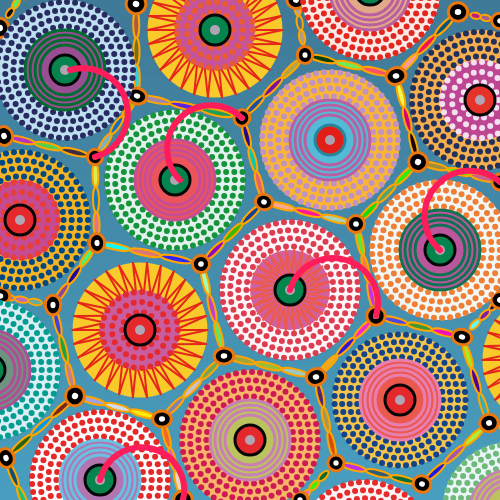
Frame 1 (no input)
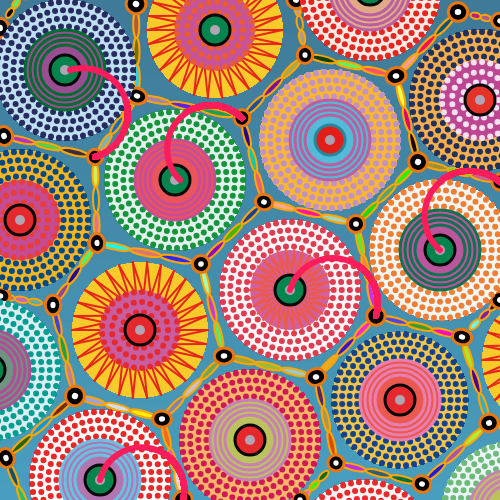
Frame 60 (no input)
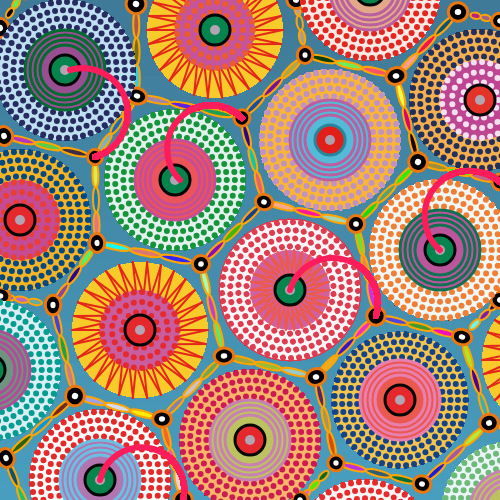
Frame 120 (the mouse pressed at the canvas centre since frame 60)

The p5.js sketch that drew these frames (run headless with seeded random() and noise() and a simulated clock; from frame 60 on, the mouse is pressed at the canvas centre):

// p5.js sketch
// ── sketch.js

let circles = []; 
const points = [
    [4, 136], [95, 157], [137, 96], [136, 4], [97, 243], [242, 118],
    [264, 202], [305, 55], [356, 224], [201, 264], [53, 305], [75, 396],
    [0, 296], [162, 419], [183, 500], [224, 356], [316, 377], [336, 463],
    [422, 484], [489, 423], [540, 440], [462, 337], [376, 316], [500, 300],
    [418, 162], [396, 76], [458, 12], [500, 21], [296, 0], [500, 182],
    [0, 28], [25, -10], [6, 458], [40, 540], [300, 500]
  ];
  

// Class for circles with dot
class DotCircle {
  constructor(x, y, outerDiameter, innerDiameter, numCircles, dotColor, fillColor) {
    this.x = x; 
    this.y = y; 
    this.outerDiameter = outerDiameter; 
    this.innerDiameter = innerDiameter; 
    this.numCircles = numCircles; 
    this.dotColor = dotColor; 
    this.fillColor = fillColor; 
    this.diameterStep = (outerDiameter - innerDiameter) / (numCircles - 1);
    this.angle = 0; // Initial angle
    let isRotating = false; // Control of rotational state
  }
  display() {
    if (this.isRotating) {
      this.angle += 0.02; // If the rotation state is true, the angle is increased
    }

    push();
    translate(this.x, this.y);
    rotate(this.angle);

    // Draw the filled main circle in the background
    noStroke(); // No border for the filled circle
    fill(this.fillColor); // Set fill color for the main circle
    circle(0, 0, this.outerDiameter); // Draw the main circle with full diameter

    // Draw each concentric circle with dashed style
    for (let i = 0; i < this.numCircles; i++) {
      // Calculate the current diameter based on the step size
      let currentDiameter = (this.outerDiameter - 4) - i * this.diameterStep;
      // Call the function to draw a dashed circle at this diameter
      this.drawDashedCircle(0, 0, currentDiameter, 6, this.dotColor, 2); 
    }
    pop();
  }

  drawDashedCircle(x, y, diameter, dotSize, lineColor, spacing) {
   // Set the color of the dots for the dashed line
    stroke(lineColor);
    noFill(); // Only dots, no fill color for the circle area

    // Calculate radius and circumference for the current circle
    let radius = diameter / 2;
    let circumference = TWO_PI * radius;

    // Determine the number of dots to fit around the circle with spacing
    let numDots = floor(circumference / (dotSize + spacing));

    // Draw each dot in the dashed circle
    for (let i = 0; i < numDots; i++) {
      // Calculate the angle for each dot's position around the circle
      let angle = map(i, 0, numDots, 0, TWO_PI);
      // Calculate the X and Y position of each dot based on the angle
      let xDot = x + radius * cos(angle);
      let yDot = y + radius * sin(angle);

      fill(lineColor); // Set fill color for the dot
      noStroke(); // No outline for individual dots
      circle(xDot, yDot, dotSize); // Draw the dot at calculated position
    }
  }

// Toggle the rotation state
toggleRotation() {
  this.isRotating = !this.isRotating;
}

// Check if the mouse is over this DotCircle
isMouseOver(px, py) {
  const distance = dist(px, py, this.x, this.y);
  return distance < this.outerDiameter / 2;
}
}
// Detect mouse press and toggle rotation of all DotCircles
function mousePressed() {
  for (let circle of circles) {
    if (circle instanceof DotCircle && circle.isMouseOver(mouseX, mouseY)) {
      circle.toggleRotation(); // Toggles the rotation state of the clicked DotCircle.
      break; // Switch only one
    }
  }
}
// Class for circles with multiple line
class LineCircle {
  constructor(x, y, baseRadius, numConcentricCircles, strokeSize, backColor, stokeColor) {
    this.x = x; // X-coordinate for the center of the circles
    this.y = y; // Y-coordinate for the center of the circles
    this.baseRadius = baseRadius; // Radius for the largest circle
    this.numConcentricCircles = numConcentricCircles; // Total number of concentric circles
    this.strokeSize = strokeSize; // Thickness of the stroke for each concentric circle
    this.backColor = backColor; // Background color for the base circle
    this.stokeColor = stokeColor; // Stroke color for the concentric circles

    // Array to store the calculated radii for each concentric circle
    this.concentricRadii = [];

    // Calculate the radius decrement for each concentric circle
    let radiusStep = (baseRadius - 20) / numConcentricCircles;
    // Generate radii for concentric circles by reducing baseRadius progressively
    for (let i = 0; i < numConcentricCircles; i++) {
      // Each concentric radius is reduced by radiusStep
      this.concentricRadii.push(baseRadius - i * radiusStep);
    }
    
    
  }

  display() {
    // Draw the base filled circle
    fill(this.backColor); // Set fill color to backColor
    noStroke(); // Remove stroke for the filled circle
    circle(this.x, this.y, this.baseRadius * 2); // Draw the base circle with double the base radius

    // Set stroke properties for concentric circles
    stroke(this.stokeColor); // Set stroke color for concentric circles
    strokeWeight(this.strokeSize); // Set uniform stroke thickness for all circles
    noFill(); // Remove fill to only draw the outlines

    // Draw each concentric circle
    for (let i = 0; i < this.numConcentricCircles; i++) {
      let currentRadius = this.concentricRadii[i]; // Get the radius for the current circle
      circle(this.x, this.y, currentRadius * 2); // Draw the circle with double the radius
    }
  }
}
// Class for circles with zigzag line
class ZigzagCircle {
  constructor(x, y, outerRadius, innerRadius, numLines, fillColor, strokeColor) {
    this.x = x; // X-coordinate for the center of the circle
    this.y = y; // Y-coordinate for the center of the circle
    this.outerRadius = outerRadius; // Radius for the outer boundary of the circle
    this.innerRadius = innerRadius; // Radius for the inner empty area
    this.numLines = numLines; // Number of zigzag lines to be drawn
    this.fillColor = fillColor; // Fill color for the outer circle
    this.strokeColor = strokeColor; // Color for the zigzag lines
    
    
  }

  display() {
    // Draw the filled outer circle
    fill(this.fillColor); // Set fill color
    noStroke(); // Disable stroke around the circle
    ellipse(this.x, this.y, this.outerRadius * 2); // Draw circle with diameter equal to twice the outer radius

    // Calculate the angle increment for each zigzag line
    let angleStep = TWO_PI / this.numLines; // Divide full circle by the number of lines to get angle increment

    // Arrays to store points on the outer and inner radius for zigzag connections
    let outerPoints = []; // Store points on the outer radius
    let innerPoints = []; // Store points on the inner radius

    // Draw radial lines from the center to the outer circle
    stroke(this.strokeColor); // Set stroke color for radial lines
    strokeWeight(2); // Set thickness for radial lines
    for (let i = 0; i < this.numLines; i++) {
      // Calculate the angle for the current line
      let angle1 = map(i, 0, this.numLines, 0, TWO_PI);

      // Calculate endpoint coordinates on the outer radius for the radial line
      let x1 = this.x + cos(angle1) * this.outerRadius;
      let y1 = this.y + sin(angle1) * this.outerRadius;

      // Draw radial line from the center to the outer radius
      line(this.x, this.y, x1, y1);

      // Calculate endpoint coordinates for the zigzag points
      let angle2 = i * angleStep; // Alternate angle calculation for zigzag points
      let xOuter = this.x + cos(angle2) * this.outerRadius; // Outer zigzag point
      let yOuter = this.y + sin(angle2) * this.outerRadius;
      let xInner = this.x + cos(angle2) * this.innerRadius; // Inner zigzag point
      let yInner = this.y + sin(angle2) * this.innerRadius;

      // Add calculated outer and inner points to their respective arrays
      outerPoints.push({ x: xOuter, y: yOuter });
      innerPoints.push({ x: xInner, y: yInner });
    }
    
     
    // Draw zigzag lines connecting outer and inner points
    stroke(this.strokeColor); // Set color for zigzag lines
    strokeWeight(2); // Set thickness for zigzag lines
    for (let i = 0; i < this.numLines; i++) {
      // Calculate index of the next point to connect for zigzag pattern
      let nextIndex = (i + 1) % this.numLines;

      // Connect current outer point to the next inner point for a zigzag pattern
      line(outerPoints[i].x, outerPoints[i].y, innerPoints[nextIndex].x, innerPoints[nextIndex].y);
    }

  }
}
// Class for smal circles
class SmallCircle {
  constructor(x, y, strokeWeightValue, strokeColor, fillColor, smallCircleColor) {
    this.x = x;  // X-coordinate of the circle's center
    this.y = y;  // Y-coordinate of the circle's center
    this.strokeWeightValue = strokeWeightValue;  // Thickness of the outer circle's stroke
    this.strokeColor = strokeColor;  // Color for the outer circle's stroke
    this.fillColor = fillColor;  // Fill color for the outer circle
    this.smallCircleColor = smallCircleColor;  // Fill color for the inner small circle
   
  }

  display() {
    // Draw the outer circle with the specified stroke and fill colors
    stroke(this.strokeColor); // Set the stroke color for the outer circle
    strokeWeight(this.strokeWeightValue); // Set the stroke thickness for the outer circle
    fill(this.fillColor); // Set the fill color for the outer circle
    circle(this.x, this.y, 30);  // Draw the outer circle with a diameter of 30

    // Draw the inner small circle with a specified color, without any stroke
    noStroke(); // Disable stroke for the small inner circle
    fill(this.smallCircleColor); // Set the fill color for the small inner circle
    circle(this.x, this.y, 10);  // Draw the small inner circle with a diameter of 10
  }
}


// Dictionary with arrays for circle parameters
let circleParams = {
  1: [
    ['DotCircle', 65, 70, 140, 75, 5, '#272b5f', '#bfe0f0'],
    ['LineCircle', 65, 70, 40, 4, 3, '#984e90', '#006c31'],
    ['SmallCircle', 65, 70, 3, '#040506', '#05844d', '#b1a4b4']
  ],
  2: [
    ['DotCircle', 175, 180, 140, 75, 5, '#159439', '#e3f2ef'],
    ['LineCircle', 175, 180, 40, 4, 3, '#eb5559', '#c74d97'],
    ['SmallCircle', 175, 180, 3, '#040506', '#05844d', '#b1a4b4']
  ],
  3: [
    ['DotCircle', 290, 290, 140, 75, 5, '#dd3d4f', '#fff6fa'],
    ['ZigzagCircle', 290, 290, 40, 20, 30, '#d260a0', '#eb5a4b'],
    ['SmallCircle', 290, 290, 3, '#040506', '#05844d', '#b1a4b4']
  ],
  4: [
    ['DotCircle', 400, 400, 135, 75, 5, '#15438a', '#F4C54C'],
    ['LineCircle', 400, 400, 40, 4, 3, '#eb584e', '#e97fb1'],
    ['SmallCircle', 400, 400, 3, '#040506', '#e5282c', '#b1a4b4']
  ],
  5: [
    ['DotCircle', 510, 510, 135, 75, 5, '#6eba78', '#ecf6f8'],
    ['LineCircle', 510, 510, 40, 4, 3, '#bcc25d', '#c980b5']
  ],
  6: [
    ['ZigzagCircle', 215, 30, 135/2, 35, 30, '#f8ca2a', '#e4271a'],
    ['DotCircle', 215, 30, 80, 40, 3, '#eb5a30', '#c4549b'],
    ['SmallCircle', 215, 30, 3, '#040506', '#05844d', '#b1a4b4']
  ],
  7: [
    ['DotCircle', 330, 140, 140, 75, 5, '#c093c3', '#fab632'],
    ['LineCircle', 330, 140, 40, 4, 3, '#53bad7', '#ba60a1'],
    ['SmallCircle', 330, 140, 3, '#26869c', '#e21e19', '#AB9FAE']
  ],
  8: [
    ['DotCircle', 440, 250, 140, 75, 5, '#f07e35', '#f2f8f6'],
    ['LineCircle', 440, 250, 40, 4, 3, '#bc569c', '#117253'],
    ['SmallCircle', 440, 250, 3, '#040506', '#05844d', '#b1a4b4']
  ],
  9: [
    ['ZigzagCircle', 550, 360, 135/2, 35, 30, '#f8ca2a', '#e4271a']
  ],
  10: [
    ['DotCircle', 370, -10, 140, 75, 5, '#e4271e', '#fceae6'],
    ['LineCircle', 370, -10, 40, 4, 3, '#e2a988', '#ba60a1'],
    ['SmallCircle', 370, -10, 3, '#040506', '#05844d', '#b1a4b4']
  ],
  11: [
    ['DotCircle', 480, 100, 140, 75, 5, '#22315b', '#f6af4f'],
    ['DotCircle', 480, 100, 80, 40, 3, '#f4e1f0', '#bd4591'],
    ['SmallCircle', 480, 100, 3, '#040506', '#e6332a', '#b1a4b4']
  ],
  12: [
    ['DotCircle', 20, 220, 140, 75, 5, '#004985', '#f5b423'],
    ['DotCircle', 20, 220, 80, 40, 3, '#e83e35', '#c44b96'],
    ['SmallCircle', 20, 220, 3, '#040506', '#e5282c', '#b1a4b4']
  ],
  13: [
    ['ZigzagCircle', 140, 330, 135/2, 35, 30, '#f8ca2a', '#e4271a'],
    ['DotCircle', 140, 330, 80, 40, 3, '#e52a2f', '#c85d9f'],
    ['SmallCircle', 140, 330, 3, '#040506', '#e5282c', '#b1a4b4']
  ],
  14: [
    ['DotCircle', 250, 440, 140, 75, 5, '#cd1a52', '#f8b66a'],
    ['LineCircle', 250, 440, 40, 4, 3, '#bcc25d', '#c980b5'],
    ['SmallCircle', 250, 440, 3, '#040506', '#e5282c', '#b1a4b4']
  ],
  15: [
    ['DotCircle', 365, 550, 140, 75, 5, '#e72b2c', '#fdf6f7']
  ],
  16: [
    ['DotCircle', -10, 370, 140, 75, 5, '#009d90', '#daeef3'],
    ['LineCircle', -10, 370, 40, 4, 3, '#6e9381', '#af4d97'],
    ['SmallCircle', -10, 370, 3, '#040506', '#05844d', '#b1a4b4']
  ],
  17: [
    ['DotCircle', 100, 480, 140, 75, 5, '#e52929', '#fdfdfd'],
    ['LineCircle', 100, 480, 40, 4, 3, '#b275b0', '#69c0e3'],
    ['SmallCircle', 100, 480, 3, '#040506', '#05844d', '#b1a4b4']
  ]
};
const circleClasses = {
  DotCircle: DotCircle,
  LineCircle: LineCircle,
  ZigzagCircle: ZigzagCircle,
  SmallCircle: SmallCircle
};


function setup() {
  // Create a 500x500 pixel canvas for the drawing
  createCanvas(500, 500);
  
  // Draw a gradient background on the canvas
  drawGradient();
  
  // Create circle instances based on the parameters and class mappings
  // The 'circleParams' object contains configurations for different circle types
  // The 'circleClasses' object maps circle types to their respective class constructors
  createCircles(circleParams, circleClasses);
  
  // Structure to hold points for connecting and generating shapes
  // connectPoints will draw lines or shapes between specified points
  connectPoints(points, 108);
  
  // Generate and draw random ellipses at the specified points
  // The 'generateRandomEllipses' function adds visual interest by placing
  // randomly sized and colored ellipses around the points
  generateRandomEllipses(points);
}

function draw() {
  
  // Loop through the array and call display() on each circle object
  for (let i = 0; i < circles.length; i++) {
    circles[i].display();
  }
  
  // Draw specific pink arcs between the given points
  drawPinkArc([70, 70], [95, 157]);
  drawPinkArc([180, 180], [242, 118]);
  drawPinkArc([290, 290], [376, 316]);
  drawPinkArc([440, 250], [500, 182]);
  drawPinkArc([100, 480], [183, 500]);
  
}

// Function to create circle instances based on given parameters and class mappings
function createCircles(params, classes) {
  // Iterate through each key in the params object to access different circle parameter sets
  for (let key in params) {
    // Get the array of parameter sets for the current key
    let paramSetArray = params[key];
    
    // Loop through each parameter set in the array
    for (let i = 0; i < paramSetArray.length; i++) {
      // Extract the current parameter set
      const paramSet = paramSetArray[i];
      
      // The first element of the parameter set specifies the type of circle to create
      const type = paramSet[0];
      
      // Check if the circle class exists for the given type and create an instance
      // The remaining elements in paramSet are passed as arguments to the class constructor
      let instance = classes[type] ? new classes[type](...paramSet.slice(1)) : null;
      
      // If the instance was created successfully, add it to the circles array
      if (instance) {
        circles.push(instance);
      }
    }
  }
}

// function for background
function drawGradient() {
  // Define the start and end colors of the gradient
  let topColor = color('#004e76');  // Blue 
  let bottomColor = color('#0d7faa');  // Light blue shade

  // Draw the gradient background
  for (let y = 0; y <= height; y++) {
    let inter = map(y, 0, height, 0, 1);
    let c = lerpColor(topColor, bottomColor, inter);
    stroke(c);
    line(0, y, width, y);
  }
}
// function for structure
function connectPoints(points, maxDistance) {
  // Loop through each point in the array 'points' and treat it as the starting point
  points.forEach((start, i) => {
    // For each starting point, loop through the points again to get the endpoint
    points.forEach((end, j) => {
      // Only consider pairs where the index 'i' is less than 'j' to avoid duplicate connections
      if (i < j) {
        // Calculate the distance between the two points using the 'calculateDistance' function
        const distance = calculateDistance(...start, ...end);
        
        // If the distance between the points is less than or equal to the specified 'maxDistance'
        if (distance <= maxDistance) {
          // Call 'drawConnection' to visually connect the two points, using the distance as a parameter
          drawConnection(start, end, distance);
        }
      }
    });
  });
}

function drawConnection(start, end, distance) {
  // Calculate the angle between the start and end points using the 'calculateAngle' function
  const angle = calculateAngle(...start, ...end);
  
  // Calculate the X-axis radius for the ellipses based on the distance, adjusting it to fit
  let radiusX = (distance - 12) / 6;
  
  // Define a fixed Y-axis radius for the ellipses
  let radiusY = 3;

  // Save the current drawing state
  push();
  
  // Translate the drawing origin to the starting point's coordinates
  translate(start[0], start[1]);
  
  // Rotate the drawing context based on the calculated angle (convert angle to radians)
  rotate(radians(angle));
  
  // Loop to create 3 ellipses along the line between the start and end points
  for (let i = 0; i < 3; i++) {
    // Draw an ellipse at an offset along the line, using the calculated radii for X and Y
    createEllipse((12 + 6 + 2 * radiusX * i), 0, radiusX, radiusY);
  }
  
  // Restore the previous drawing state to avoid affecting other parts of the canvas
  pop();
}

function generateRandomEllipses(points) {
  // Loop through each point in the array
  for (let i = 0; i < points.length; i++) {
    // Extract the x and y coordinates of the current point
    let x = points[i][0];
    let y = points[i][1];

    // Generate random width (w) and height (h) for the ellipse
    let w = random(15, 20);
    let h = random(15, 20);

    // Generate a random angle for rotating the ellipse
    let angle = random(-PI / 9, PI / 9);

    // Save the current drawing state before applying transformations
    push();
    
    // Move the drawing origin to the point (x, y)
    translate(x, y);

    // Rotate the drawing context by the random angle
    rotate(angle);

    // Set stroke properties (color and thickness) for the outer ellipse
    stroke(232, 120, 15);  // Orange color
    strokeWeight(3);  // Line thickness
    fill(0);  // Black fill color

    // Draw the outer ellipse at the translated origin
    ellipse(0, 0, w, h);

    // Remove the stroke for the inner ellipse
    noStroke();

    // Set the fill color to white for the inner ellipse
    fill(255);

    // Draw a smaller inner ellipse inside the outer one, with a third of its width and height
    ellipse(0, 0, w / 3, h / 3);

    // Restore the previous drawing state to remove transformations for the next iteration
    pop();
  }
}

function calculateDistance(x1, y1, x2, y2) {
  const deltaX = x2 - x1;
  const deltaY = y2 - y1;
  return Math.sqrt(deltaX * deltaX + deltaY * deltaY);
}

function calculateAngle(x1, y1, x2, y2) {
  const deltaY = y2 - y1;
  const deltaX = x2 - x1;
  const angleRadians = Math.atan2(deltaY, deltaX);
  return angleRadians * (180 / Math.PI);
}

function createEllipse(xPos, yPos, radiusX, radiusY) {
  fill(random(255), random(255), random(255));
  stroke('orange');
  strokeWeight(2);
  ellipse(xPos, yPos, radiusX * 2, radiusY * 2);
}

// Function to draw pink arcs between two points
function drawPinkArc(start, end) {
  const midX = (start[0] + end[0]) / 2;
  const midY = (start[1] + end[1]) / 2;
  const distance = calculateDistance(...start, ...end);

  stroke(255, 28, 90); // Pink color
  strokeWeight(6);
  noFill();

  push();
  translate(midX, midY);
  const angle = calculateAngle(...start, ...end);
  rotate(radians(angle));
  arc(0, 0, distance, distance, PI, TWO_PI);
  pop();
}
